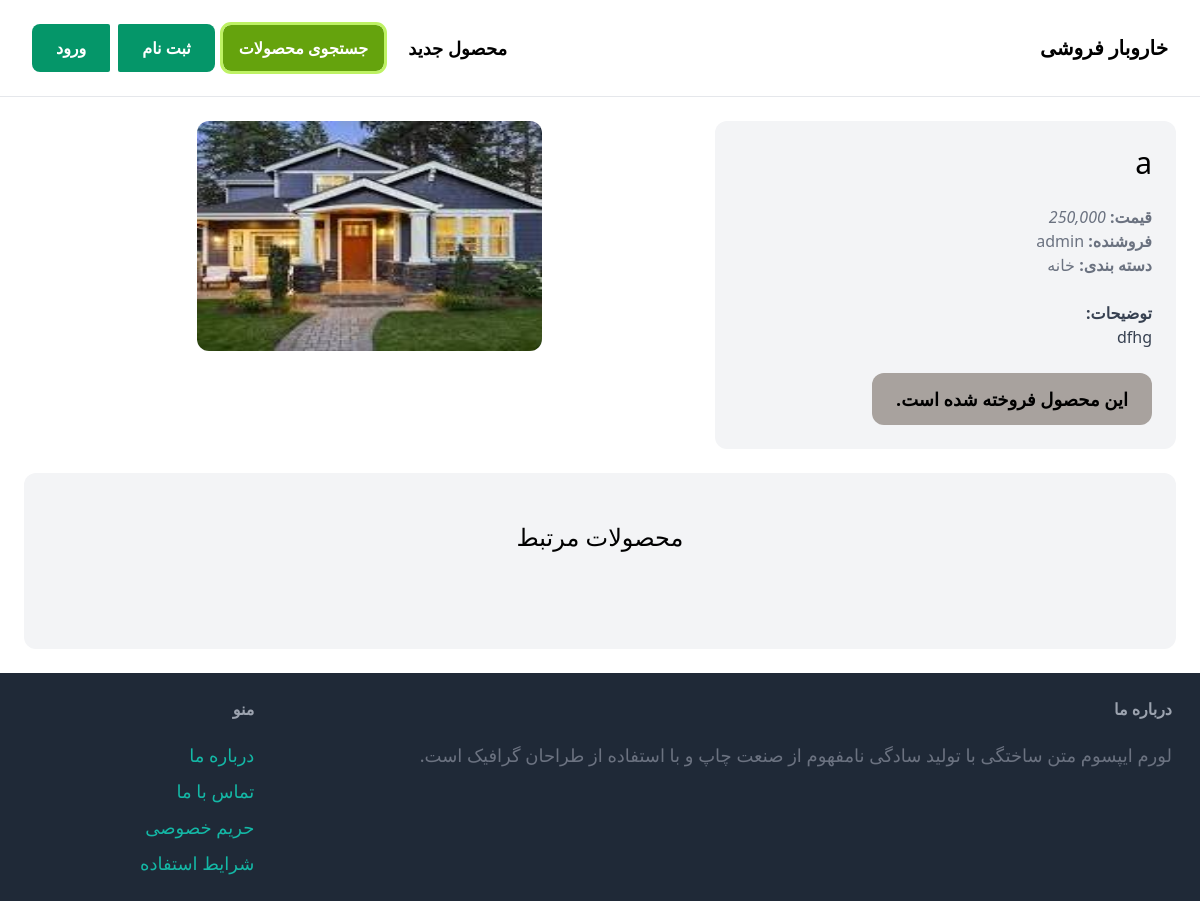
Page /items/32/ on the earlier database version.
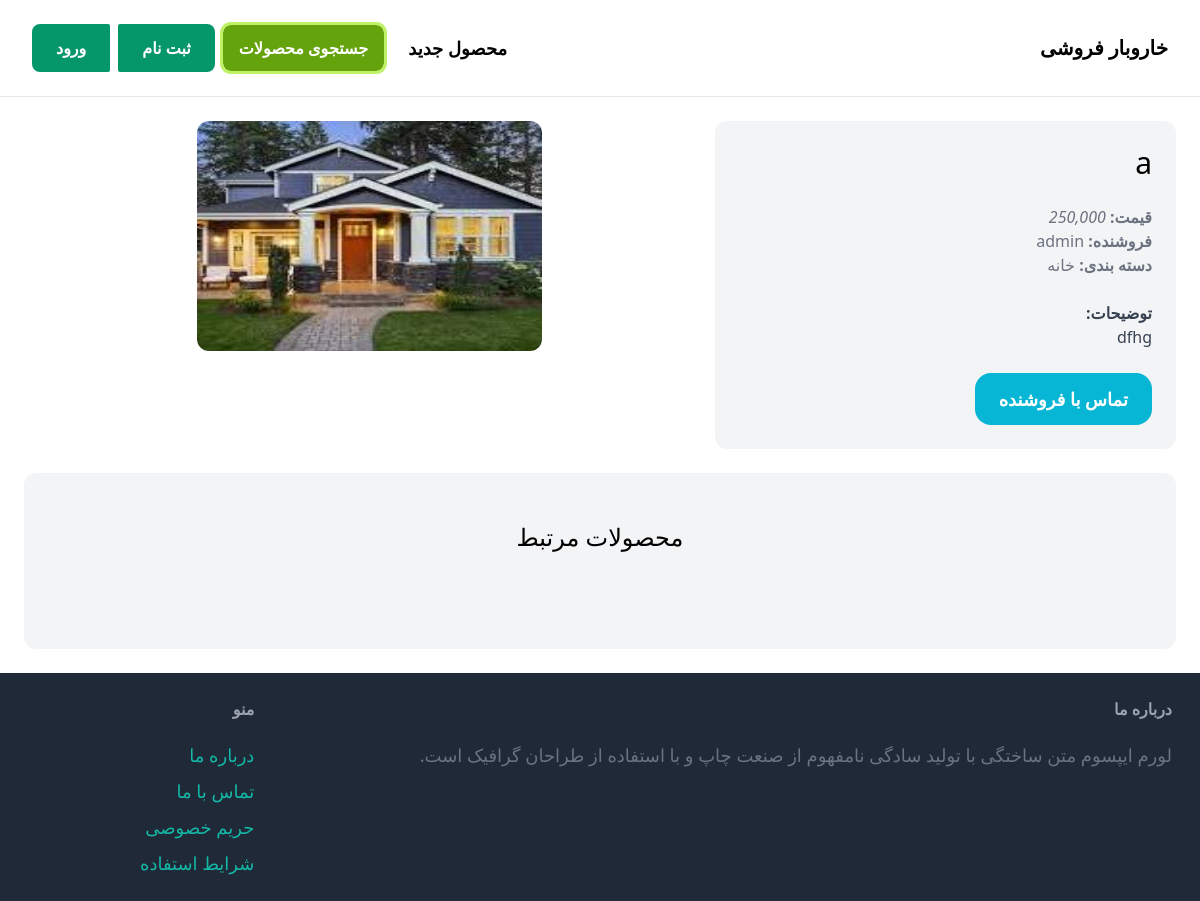
Same page on the later database version.
### item/views.py (the view)
# urls.py: path('<int:pk>/', views.chat_detail , name='detail'),
def detail(request, pk):
    item = get_object_or_404(Item, pk=pk)
    related_items = Item.objects.filter(category=item.category, is_sold=False, is_deleted=False,is_approved=True).exclude(pk=pk)[0:3]
    return render(request, 'item/detail.html', {
        'item': item,
        'related_items': related_items
    })

### item/models.py (called while the page is built)
    def __str__(self):
        return self.name

### item/templates/item/detail.html (shortened to what this page needs)
{% extends 'core/base.html' %}
{% block content %}
<div class="grid grid-cols-5 ">
    <div class="col-span-2 p-6 bg-gray-100 rounded-xl">
        <h1 class="mb-6 text-3xl">{{item.name}}</h1>
        <p class="text-gray-500"><strong>قیمت: </strong><i class="currency">{{ item.price }}</i></p>
        <p class="text-gray-500"><strong>فروشنده: </strong>{{ item.created_by.username }}</p>
        <form method="POST" action="{% url 'item:browse' %}" >
            <button type="submit"><p class="text-gray-500"><strong>دسته بندی: </strong>{{ item.category }}</p><br></button>
        </form>
        {%if item.description%}
            <p class="text-gray-700">
                <strong class="text-black-500">توضیحات:</strong><br>
                {{ item.description }}
            </p>
        {% endif %}
        {%if item.is_sold%}
                <h1 class="inline-block mt-6 px-6 py-3 text-lg font-semibold bg-stone-400 text-black rounded-xl">این محصول فروخته شده است.</h1>
        {% endif %}
        {% if request.user == item.created_by or user.is_superuser %}
            <div class="mt-6 p-6 bg-white rounded-xl">
                {% if user.is_superuser and not request.user == item.created_by %}
                    <p> محصول متعلق به کاربر "{{item.created_by}}" میباشد.</p>
                {% else %}
                    <p>این محصول شماست.</p>
                {% endif %} {% comment %}#TODO انتظار تایید محصول، و اپشن تایید توسط ادمینو بزارم {% endcomment %}
                <a href="{% url 'item:edit' item.id %}" class="inline-block mt-6 px-6 py-3 text-lg font-semibold bg-lime-600 text-white rounded-xl">ویرایش</a>
                <a href="{% url 'item:delete' item.id %}" class="inline-block mt-6 px-6 py-3 text-lg font-semibold bg-red-500 text-white rounded-xl" onclick="return confirmDelete()">بندازش دور</a>
                {% if not item.is_sold %}
                  <a href="{% url 'item:sold' item.id %}" class="inline-block px-6 py-3 text-lg font-semibold bg-yellow-500 text-white rounded-xl" onclick="return">فروخته شد</a>
                {% else %}
                    <a href="{% url 'item:sold' item.id %}" class="inline-block px-6 py-3 text-lg font-semibold bg-teal-500 text-white rounded-xl" onclick="return">برای فروش</a>
                {% endif %}
            </div>
        {% else %}
            {% if not item.is_sold %}
                <a href="{% url 'conversation:new' item.id %}" class="inline-block mt-6 px-6 py-3 text-lg font-semibold bg-cyan-500 text-white rounded-2xl hover:bg-cyan-700 ">تماس با فروشنده</a>
            {% endif %}
        {% endif %}
    </div>
    <div class="col-span-3 justify-start " style="margin-right: auto;margin-left: 0;margin-right: 25%; width:50%;height:330">
        <img style="width: calc(250% + 300px );height:calc(100%+50px); aspect-ratio: 3/2;"  src="{{item.image.url}}" class="rounded-xl">
    </div>
</div>
<div class="mt-6 px-6 py-12 bg-gray-100 rounded-xl">
    <h2 class="mb-12 text-2xl text-center">محصولات مرتبط</h2>
   </div>
{% endblock %}

Differences in the rows shown:
changed Item "dfhg": is_sold True → False (drawn)
Other differences:
text no longer shown: "این محصول فروخته شده است."
text now shown: "تماس با فروشنده"
